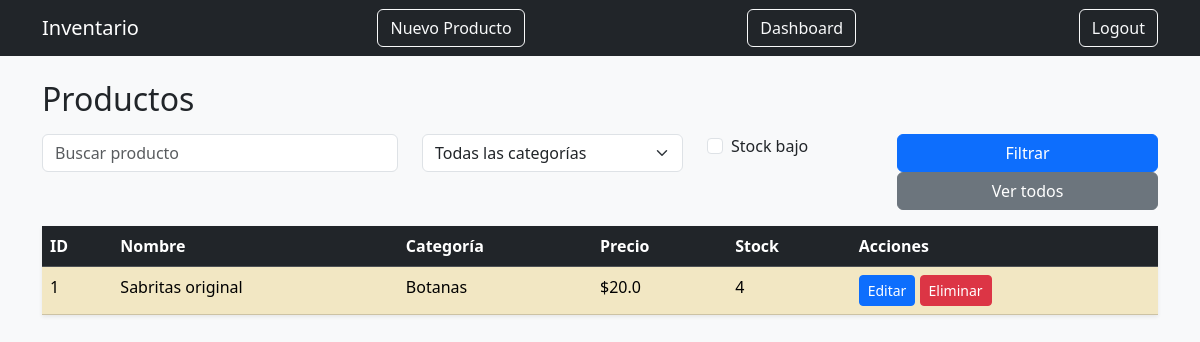
The app's page /inventario (signed in), older data.
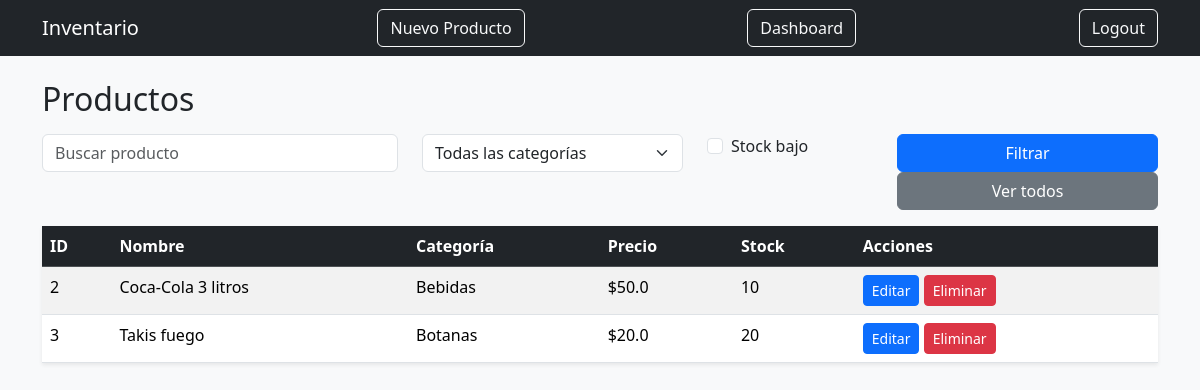
The same page, newer data.
### models.py (models this page shows)
class Producto(db.Model):
    id = db.Column(db.Integer, primary_key=True)
    nombre = db.Column(db.String(100), nullable=False)
    precio = db.Column(db.Float, nullable=False)
    cantidad = db.Column(db.Integer, nullable=False)
    descripcion = db.Column(db.String(200), nullable=True)
    categoria_id = db.Column(db.Integer, db.ForeignKey("categoria.id"), nullable=False)

class Categoria(db.Model):
    id = db.Column(db.Integer, primary_key=True)
    nombre = db.Column(db.String(100), nullable=False)
    productos = db.relationship("Producto", backref="categoria", lazy=True)

### app.py (the view)
@app.route("/inventario")
@login_required
def inventario():
    busqueda = request.args.get("busqueda")
    categoria_id = request.args.get("categoria")
    stock_bajo = request.args.get("stock_bajo")
    query = Producto.query
    if busqueda:
        query = query.filter(Producto.nombre.contains(busqueda))
    if categoria_id:
        query = query.filter(Producto.categoria_id == categoria_id)
    if stock_bajo:
        query = query.filter(Producto.cantidad < 5)
    productos = query.all()
    categorias = Categoria.query.all()
    return render_template("productos/listar.html", productos=productos, categorias=categorias)

### app.py (called while the page is built)
@login_manager.user_loader
def load_user(user_id):
    return User.query.get(int(user_id))

### templates/productos/listar.html (shortened to what this page needs)
{% extends "layout.html" %}
{% block content %}
<h2 class="mb-3">Productos</h2>
<form method="GET" class="row mb-3">
    <div class="col-md-4">
        <input type="text" name="busqueda" class="form-control" placeholder="Buscar producto" value="{{ request.args.get('busqueda', '') }}">
    </div>
    <div class="col-md-3">
        <select name="categoria" class="form-select">
            <option value="">Todas las categorías</option>
        </select>
    </div>
    <div class="col-md-2">
        <div class="form-check">
            <input class="form-check-input" type="checkbox" name="stock_bajo" value="1" {% if request.args.get('stock_bajo') %}checked{% endif %}>
            <label class="form-check-label">
                Stock bajo
            </label>
        </div>
    </div>
    <div class="col-md-3">
        <button type="submit" class="btn btn-primary w-100">Filtrar</button>
        <a href="{{ url_for('inventario') }}" class="btn btn-secondary w-100">
            Ver todos
        </a>
    </div>
</form>
<table class="table table-striped table-hover shadow-sm">
    <thead class="table-dark">
        <tr>
            <th>ID</th>
            <th>Nombre</th>
            <th>Categoría</th>
            <th>Precio</th>
            <th>Stock</th>
            <th>Acciones</th>
        </tr>
    </thead>
    <tbody>
        {% for producto in productos %}
        <tr class="{% if producto.cantidad < 5 %}table-warning{% endif %}">
            <td>{{ producto.id }}</td>
            <td>{{ producto.nombre }}</td>
            <td>{{ producto.categoria.nombre }}</td>
            <td>${{ producto.precio }}</td>
            <td>{{ producto.cantidad }}</td>
            <td>
                <a href="{{ url_for('editar_producto', id=producto.id) }}" class="btn btn-sm btn-primary">Editar</a>
                <form action="{{ url_for('eliminar_producto', id=producto.id) }}" method="POST" style="display:inline;">
                <button class="btn btn-sm btn-danger"
                    onclick="return confirm('¿Seguro que deseas eliminar este producto?')">Eliminar</button>
                </form>
            </td>
        </tr>
        {% endfor %}
    </tbody>
</table>
{% endblock %}

### templates/layout.html (shortened to what this page needs)
<!DOCTYPE html>
<html lang="es">
<head>
    <link href="https://cdn.jsdelivr.net/npm/bootstrap@5.3.2/dist/css/bootstrap.min.css" rel="stylesheet">
</head>
<body class="bg-light">
<nav class="navbar navbar-dark bg-dark mb-4">
    <div class="container">
        <a class="navbar-brand" href="/productos">Inventario</a>
        <a class="btn btn-outline-light" href="/productos/nuevo">Nuevo Producto</a>
        <a class="btn btn-outline-light" href="/dashboard">Dashboard</a>
        <a class="btn btn-outline-light" href="/login">Logout</a>
    </div>
</nav>
<div class="container">
    {% block content %}{% endblock %}
</div>
</body>
</html>

Row changes from the older to the newer data that the page shows:
removed Producto: id "1", nombre "Sabritas original", categoria.nombre "Botanas", precio "20.0", cantidad "4"
added Producto: id "2", nombre "Coca-Cola 3 litros", categoria.nombre "Bebidas", precio "50.0", cantidad "10"
added Producto: id "3", nombre "Takis fuego", categoria.nombre "Botanas", precio "20.0", cantidad "20"
